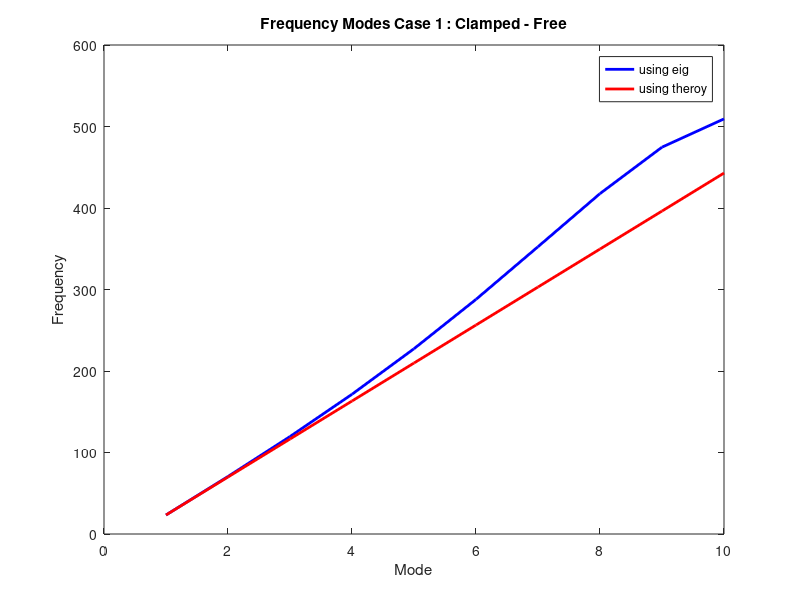
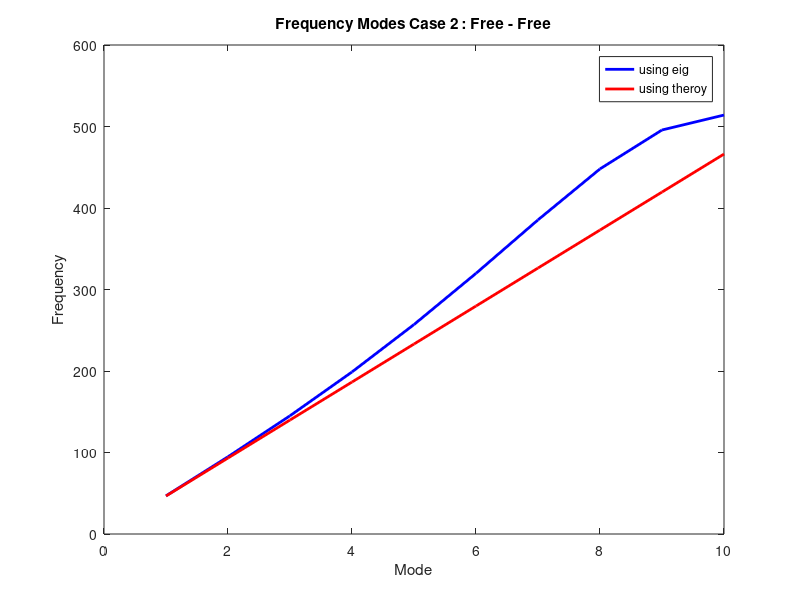
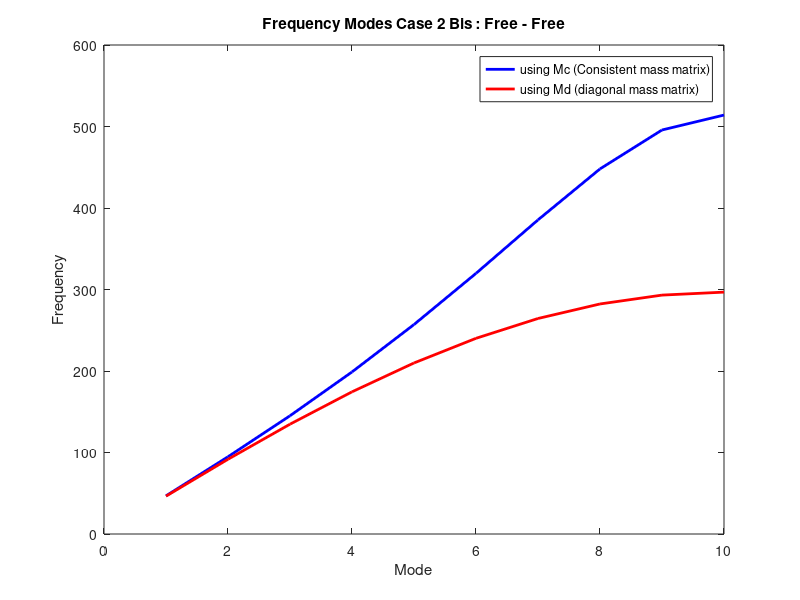

The MATLAB source for these figures, in order:
%BE MATLAB VFEA
%FISA 2A
%=> GROUP : 
%BABIN-RIBY Hugo
%BUFFARD-MICELI Eliot

clear all;
%VARIABLES INIT
E = 7*10^10; % Pa / YOUNG MODULE 
rho = 2750; % kg/m3 / Volumic mass
L = 340; % mm / total lenght of considered rod
b = 22; % mm / side lenght of section
t = 2; % mm / side lenght of section
S = b * t; % mm^2 / Section
I =  (b*t^3)/12; % mm^4 / quadratic moment

%Number of elements, to modify depending on the case
nel = 10; % nel
nn = nel + 1; % nombre noeuds = ndegliberté
l0 = L / nel; % lenght of an element
kmax = L/l0; % kmax
c0 = sqrt(E/rho); % célérité dans la matière

% Mass and stiffness matrix of one element.
mc = [2 1 ; 1 2] * (rho*S*l0/6);
md = [3 0 ; 0 3] * (rho*S*l0/6);
k = [1 -1 ; -1 1] * (E*S/l0);

%ASSEMBLE MATRIXES

% make M mass matrix
M = zeros(nn,nn);
%assamble M
for el = 1:nn-1; % boucle sur les éléments
    M(el:el+1,el:el+1) = mc + M(el:el+1,el:el+1);
end
disp("M mass matrix :")
disp(M / (rho*S*l0/6)); %display only coeficients in order to check if is good


%make K stiffness matrix 
K = zeros(nn,nn);
%assamble K
for el = 1:nn-1;
    K(el:el+1,el:el+1) = k + K(el:el+1,el:el+1);
end
disp("K stiffness matrix :")
disp(K / (E*S/l0)); %display only coeficients in order to check if is good

% We also make an Md matrix, using the diagonal mass matrix for furthuer
% comparaisons
Md = zeros(nn,nn);
%assamble M
for el = 1:nn-1; % boucle sur les éléments
    Md(el:el+1,el:el+1) = md + Md(el:el+1,el:el+1);
end

disp("Md diagonal mass matrix (for comparaison at the end) :")
disp(Md / (rho*S*l0/6)); %display only coeficients in order to check if is good
%Conclusion :
%We declared mass and stiffness matrix for each element
%We loop for each elements and added element matrix to global matrix at the right coordonates
%We now have K and M that we displayed and devided by the material-dependent factor in order to check the coefficient
%Everyhting is good, we can moove on

%=========================================================================

%CASE : Clamped-free rod

% solve for w, natural frequencies of the barsm.
% USING EIG from MATLAB:

K1 = K(2:end, 2:end);
M1 = M(2:end, 2:end);
[u,wnDiag] = eig(K1,M1);
wnEig = sqrt(diag(wnDiag));
disp("Case 1 : Natural frequencies using eig()");
disp(wnEig');


% USING THERORY :

%x= 0 => U=0
%x = L => U' = 0 (deformation =0)
%
% on applique les CLs, cela donne =>
% Csin(0) + Dcos(0) = 0 => d = 0
% U'(L) = 0 = (w/c0)C*cos(wL/c0)
% ommiting trivial solution w = 0  we get the equation :
% w = (c0/L)(2k -1)(pi/2)

% We go through k = 1  to 10 to computute 10 first mode
wnTh = [0 0 0 0 0 0 0 0 0 0];
for k = 1:10; % boucle sur les modes de fréquences
    wnTh(k) = (c0/L)*(2*k-1)*(pi/2);
end

disp("Case 1 : Natural frequencies using theory");
disp(wnTh);

% We notice a difference between theroy and eig from matlab
% We will now plot the diffrence between the two
x = 1:10;
figure;
% Plot the first line in blue
plot(x, wnEig, 'b', 'LineWidth', 2);
hold on;
% Plot the second line in red
plot(x, wnTh, 'r', 'LineWidth', 2);

title("Frequency Modes Case 1 : Clamped - Free");
xlabel('Mode');
ylabel('Frequency');
legend('using eig', 'using theroy');

hold off;
%Conlcusion :
%We adapted the matrix by removing first degree of freedom
%We made the computations of 10 natural frequancies using eigs(K,M)
%We did the same using therocal formula (10)
%We ploted both to show the delta between the two
%Everything went well, we can move on tot he final case

%=========================================================================

%CASE 2 : free-free rod

% solve for w, natural frequencies of the bars.
% USING EIG from MATLAB:

[u,wnDiag] = eig(K,M);
wnDiag = wnDiag(2:end,2:end); %we remove first one (-0)
wnEig = sqrt(diag(wnDiag));
disp("Case 2 : Natural frequencies using eig()");
disp(wnEig');

% USING THERORY :

%(...)

% We go through k = 1  to 10 to computute 10 first mode
wnTh = [0 0 0 0 0 0 0 0 0 0];
for k = 1:10; % boucle sur les modes de fréquences
    wnTh(k) = (c0/L)*k*pi;
end

disp("Case 2 : Natural frequencies using therory");
disp(wnTh);

%Once again we have similar resuts but a delta seems to appear
%We plot it


x = 1:10;
figure;
% Plot the first line in blue
plot(x, wnEig, 'b', 'LineWidth', 2);
hold on;
% Plot the second line in red
plot(x, wnTh, 'r', 'LineWidth', 2);

title("Frequency Modes Case 2 : Free - Free")
xlabel('Mode');
ylabel('Frequency');
legend('using eig', 'using theroy');

hold off;

%Conlcusion :
%We used matrix WITH first degree of freedom
%We made the computations of 10 natural frequancies using eigs(K,M)
%We did the same using therocal formula (10)
%We ploted both to show the delta between the two
%Everything went just like in case 1 except the frequencies are not the same.

%=========================================================================


% md [3 0; 0 3] VS mc [2 1 ; 1 2]

%We now want to compare those solutions using the diagonal mass matrix Md
%computed at the beginning of this file

% To do so, we redo the second case using Md

[u,wnDiagD] = eig(K,Md);
wnDiagD = wnDiagD(2:end,2:end); %we remove first one (-0)
wnEigD = sqrt(diag(wnDiagD));
disp("Case 2 BIS : Natural frequencies using eig() and Md diagonal mass matrix");
disp(wnEigD');

% Now we compare The first results (that we got earlier doing the second case
%) and the brand new results using a diagonal mass matrix.

x = 1:10;
figure;
% Plot the first line in blue
plot(x, wnEig, 'b', 'LineWidth', 2);
hold on;
% Plot the second line in red
plot(x, wnEigD, 'r', 'LineWidth', 2);

title("Frequency Modes Case 2 Bis : Free - Free")
xlabel('Mode');
ylabel('Frequency');
legend('using Mc (Consistent mass matrix)', 'using Md (diagonal mass matrix)');

hold off;

%We observe a big delta comming, almost a factor 2 towards the mode k=10 !
%Note : Please execute the code sections in the right order for tyhis to work

%Conlcusion :
%We re-computed de second case using Md, the diagonal matrix
%We ploted our old and our new natural frequancies toi compare
%We saw a big difference. Better use Mc in the future !